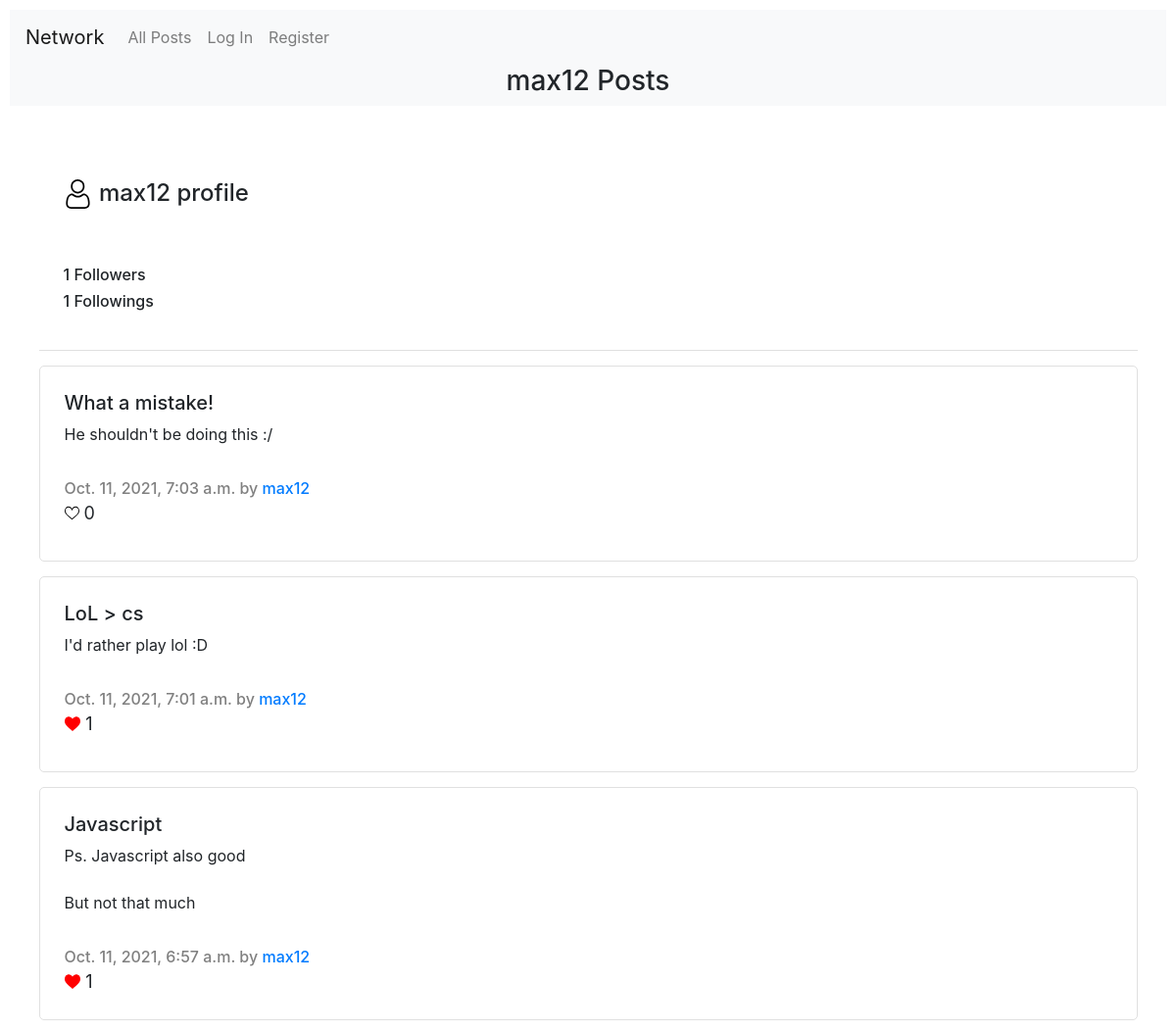
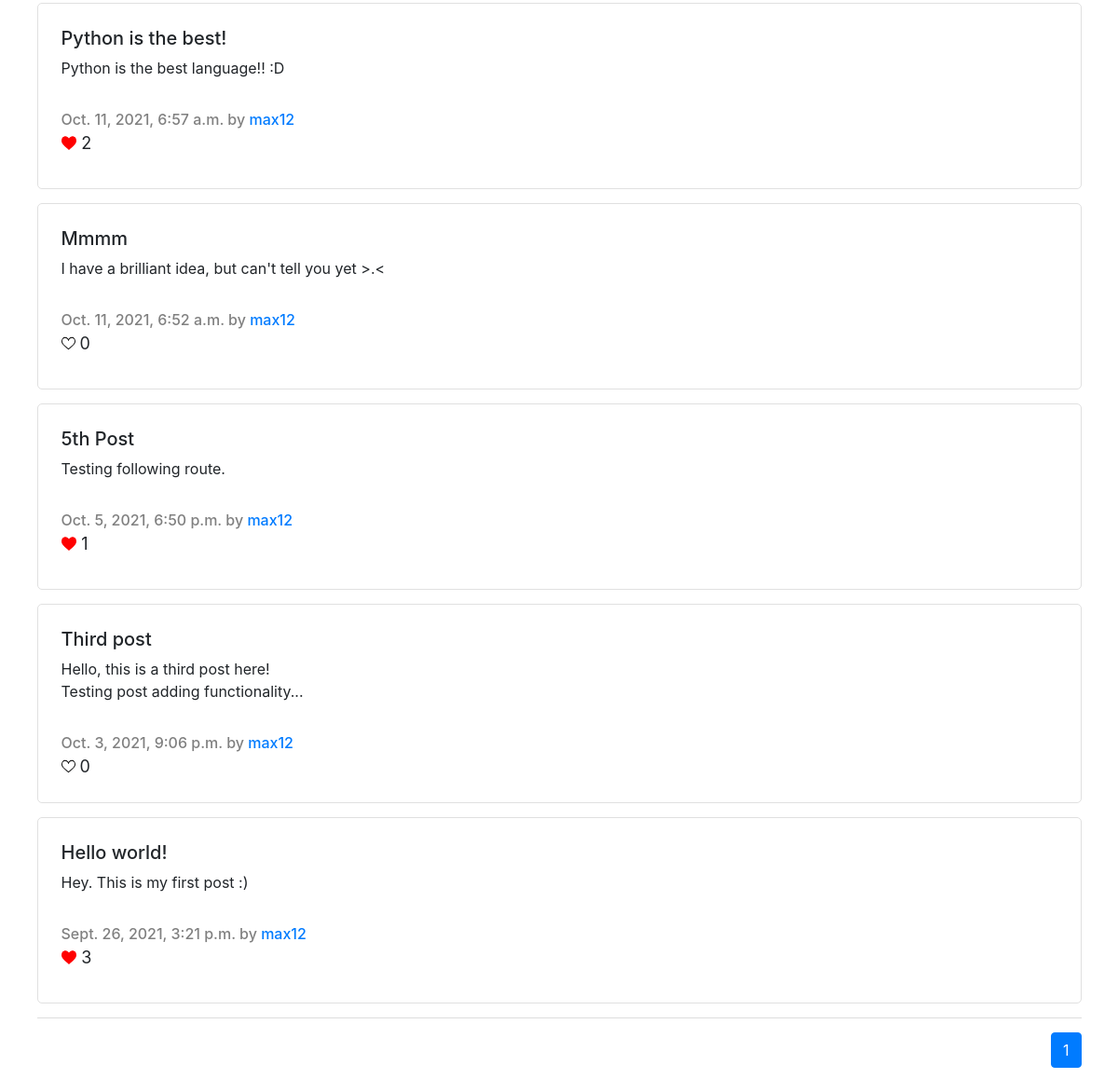
Page /user/max12 on the committed database (2 pictures, top to bottom).
### network/models.py (models this page shows, shortened)
class User(AbstractUser):
    followings = models.ManyToManyField('User', related_name="user_followings", blank=True, symmetrical=False)
    followers = models.ManyToManyField('User', related_name="user_followers", blank=True, symmetrical=False)
    pass

class Post(models.Model):
    creator =  models.ForeignKey(User, on_delete=models.CASCADE, related_name="post_creator")
    title = models.CharField(max_length=64)
    content = models.CharField(max_length=2500)
    creation_date = models.DateTimeField(auto_now_add=True)
    edit_date = models.DateTimeField(null=True, blank=True)
    likes = models.ManyToManyField(User, related_name="liked_posts", blank=True)

### network/views.py (the view)
# urls.py: path("user/<str:user>", views.user, name="user"),
def user(request, user):
    profile_owner = User.objects.get(username=user)
    liked_posts = []
    owner_followers = []
    follow = ''
    try:
        liked_posts = Post.objects.filter(likes=request.user)
    except:
        print('No liked posts')
    try:
        followers = profile_owner.followers.all()
    except:
        print('No followers')
    if request.user in followers:
        follow = 'True'
    posts = []
    try:
        posts = Post.objects.filter(creator__username=user)
        user = User.objects.get(username=user)
        posts = posts.order_by('-creation_date')
        paginator = Paginator(posts, 10)
        page_number = request.GET.get('page')
        page_obj = paginator.get_page(page_number)
    except:
        return render(request, "network/index.html", {
            "title": "No Posts",
            "posts": posts,
            "user_": "True",
            "requested_user": user,
            'follow': follow,
            "liked_posts": liked_posts
        })
    return render(request, "network/index.html", {
        "title": f"{user} Posts",
        "posts": posts.order_by('-creation_date'),
        "user_": "True",
        "requested_user": user,
        'follow': follow,
        "liked_posts": liked_posts,
        "page_obj": page_obj,
        "range": range(page_obj.paginator.num_pages)
    })

### network/templates/network/index.html (shortened to what this page needs)
{% extends "network/layout.html" %}
{% load static %}
{% block body %}
    <div class="main_title_container">
        <h3>
            {{ title }}
        </h3>
    </div>
    <div class="content_container">
        {% if index and user.is_authenticated %}
            <div class="Post_container_1">
                <h4>
                    New Post
                </h4>
                <form id="post-form" method="POST" action="{% url 'newPost' %}">
                    {% csrf_token %}
                    {{postForm.topic}}
                    {{postForm.content}}
                    <input type="Submit" value="Post" class="btn btn-primary" style="margin-top: 10px;"/>
                </form>
            </div>
        {% elif user_ == "True" %}
            <div class="Post_container_1">
                <h4>
                    <img src="{% static "network/User.svg" %}" alt="user" id="user_icon">
                    <span id="username">{{ requested_user.username }}</span> profile
                </h4>
                <div class="container_1">
                    <h6> <span id="followers_counter">{{ requested_user.followers.count }}</span> Followers</h6>
                    <h6>{{ requested_user.followings.count }} Followings</h6>
                </div>
            </div>
        {% endif %}
        {% for post in page_obj %}
            <div class="Post_container">
                <div class="Show_post_container">
                    <h5 class="post_title">
                        {{ post.title }}
                    </h5>
                    <p class="post_content">
                        {{ post.content|linebreaksbr }}
                    </p>
                    <p id="post_creation_date">
                        {{ post.creation_date }} by <a href="{% url 'user' post.creator %}">{{ post.creator }}</a>
                    </p>
                    {% if user.is_authenticated %}
                        <div class="likes_container unselectable"
                        {% if post in liked_posts %}
                            title="Unlike"
                        {% else %}
                            title="Like"
                        {% endif %}
                        >
                            {% if post in liked_posts %}
                                <img src="{% static "network/unlike.svg" %}" alt="unlike" class="heart_icon">
                            {% else %}
                                <img src="{% static "network/like.svg" %}" alt="like" class="heart_icon">
                            {% endif %}
                            <span id="likes_counter">
                                {{ post.likes.count }}
                            </span>
                        </div>
                    {% else %}
                        <div class="likes_container_disabled" title="Likes">
                            {% if post.likes.count > 0 %}
                                <img src="{% static "network/unlike.svg" %}" alt="likes" class="heart_icon_disabled">
                            {% else %}
                                <img src="{% static "network/like.svg" %}" alt="likes" class="heart_icon_disabled">
                            {% endif %}
                            <span id="likes_counter">
                                {{ post.likes.count }}
                            </span>
                        </div>
                    {% endif %}
                </div>
            </div>
        {% endfor %}
    </div>
    <div id="paginator">
        <ul class="pagination">
            {% for i in range %}
                <li
                {% if i|add:1 == page_obj.number %}
                    class="page-item active"
                {% else %}
                    class="page-item"
                {% endif %}
                ><a class="page-link" href="?page={{ i|add:1 }}">{{ i|add:1 }}</a></li>
            {% endfor %}
        </ul>
    </div>
{% endblock %}

### network/static/network/styles.css (style rules this page uses)
body { padding: 10px; margin: 0px; }
.main_title_container { display: flex; justify-content: center; align-items: center; background-color: #f8f9fa; width: 100%; }
.content_container { background: white; display: flex; flex-direction: column; justify-content: center; align-items: center; width: 100%; margin-bottom: 50px; padding: 50px 0px 50px 0px; }
.Post_container, .Post_container_1 { width: 95%; min-height: 200px; border-radius: 5px; margin-bottom: 15px; padding: 25px; }
.Post_container_1 { border-bottom: 1px solid #e0e0e0; border-radius: 0px; }
.Post_container { border: 1px solid #e0e0e0; }
#post_creation_date { padding-top: 15px; margin-bottom: 0; color: gray; font-weight: 500; }
.likes_container, .likes_container_disabled { display: flex; justify-content: flex-start; align-items: center; width: fit-content; }
#likes_counter { font-size: 18px; margin-left: 5px; }
#user_icon { height: 30px; }
.heart_icon, .heart_icon_disabled, .follow_icon { height: 15px; }
.container_1 { display: flex; flex-direction: column; height: 6.5rem; justify-content: flex-end; align-items: flex-start; }
#paginator { width: 95%; display: flex; justify-content: flex-end; margin-top: -100px; padding-top: 15px; border-top: 1px solid #dedede; }

### rows in the picture
User: username "max12", followers.count "1", followings.count "1"
Post: title "What a mistake!", content "He shouldn't be doing this :/", creation_date "Oct. 11, 2021, 7:03 a.m.", creator "max12", likes.count "0"
Post: title "LoL > cs", content "I'd rather play lol :D", creation_date "Oct. 11, 2021, 7:01 a.m.", creator "max12", likes.count "1"
Post: title "Javascript", content "Ps. Javascript also good But not that much", creation_date "Oct. 11, 2021, 6:57 a.m.", creator "max12", likes.count "1"
Post: title "Python is the best!", content "Python is the best language!! :D", creation_date "Oct. 11, 2021, 6:57 a.m.", creator "max12", likes.count "2"
Post: title "Mmmm", content "I have a brilliant idea, but can't tell you yet >.<", creation_date "Oct. 11, 2021, 6:52 a.m.", creator "max12", likes.count "0"
Post: title "5th Post", content "Testing following route.", creation_date "Oct. 5, 2021, 6:50 p.m.", creator "max12", likes.count "1"
Post: title "Third post", content "Hello, this is a third post here! Testing post adding functionality...", creation_date "Oct. 3, 2021, 9:06 p.m.", creator "max12", likes.count "0"
Post: title "Hello world!", content "Hey. This is my first post :)", creation_date "Sept. 26, 2021, 3:21 p.m.", creator "max12", likes.count "3"

### other values in the picture
{{ title }} "max12 Posts"
{{ i|add:1 }} "1"
